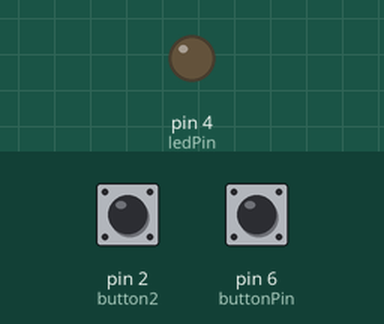
Recording of a sketch running on a simulated Arduino Uno, built with avr-gcc and run on an emulated ATmega328P. Parts: output pins drawn as LEDs (lit = HIGH). The test bench sets the inputs (shaded band); at power-on: pin 6 (buttonPin) LOW, pin 2 (button2) LOW.

Above: at 1.2 s.
1.3 s: pin 6 (buttonPin) pulled HIGH for 0.15 s
At 2.3 s:
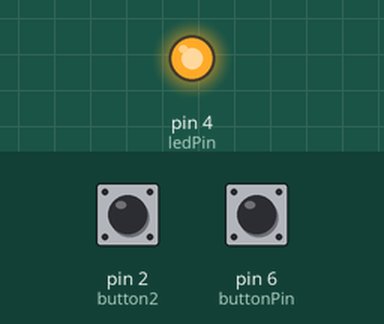
4.5 s: pin 6 (buttonPin) pulled HIGH for 1 s
At 6.0 s:
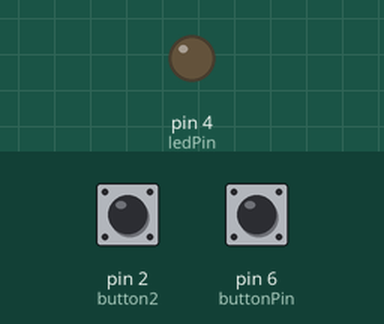
7.8 s: pin 6 (buttonPin) pulled HIGH for 3.2 s
At 8.5 s:
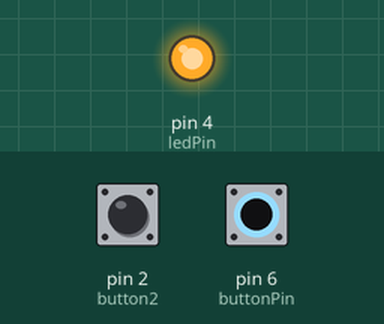
Timing chart, 0 to 10.8 s (numbered marks = the images above; inputs shaded):
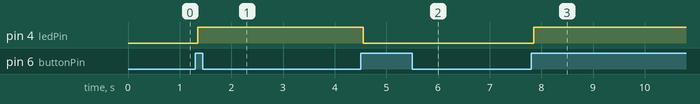

The sketch:

_6_1.ino
```cpp
const int buttonPin = 6;
const int button2=2;
const int ledPin = 4;
const int led2=3  ;
int state1=0,i=0,state2=0,state3=0;


int ledState = LOW;
int buttonState;
int lastButtonState = LOW;

int ledState2 = LOW;
int buttonState2;
int lastButtonState2 = LOW;

unsigned long lastDebounceTime = 0;
unsigned long lastDebounceTime2 =0;
unsigned long debounceDelay = 50;
unsigned long on=0;
unsigned long off=0;
unsigned long a[100];

void setup() {
  pinMode(buttonPin, INPUT);
  pinMode(ledPin, OUTPUT);
  pinMode(button2,INPUT);
  Serial.begin(9600);
//  digitalWrite(ledPin, ledState);
}

void loop() {

  int reading = digitalRead(buttonPin);

  if (reading != lastButtonState) {
    lastDebounceTime = millis();
  }

  if ((millis() - lastDebounceTime) > debounceDelay) {
    if (reading != buttonState) {
      buttonState = reading;

      if (buttonState == HIGH) {
        ledState = !ledState;
        if(ledState==HIGH)
        {
          off=millis();
        }
      }
    }
  }


  if(ledState){
     int reading2 = digitalRead(button2);

     if (reading2 != lastButtonState2) {
      lastDebounceTime2 = millis();
      }

    if ((millis() - lastDebounceTime2) > debounceDelay) {
      if (reading2 != buttonState2) {
        buttonState2 = reading2;

        if (buttonState2 == HIGH) {
          digitalWrite(led2,buttonState2);
          on=millis();
          Serial.println("off :");
          a[i]=millis()-off;
          Serial.println(a[i]);
          i++;
          state1=1;
        }

        if(buttonState2 ==LOW){
          digitalWrite(led2,buttonState2);
          off=millis();
          Serial.println("on :");
          a[i]=millis()-on;
          Serial.println(a[i]);
          i++;
          state1=0;

        }
      }
    }


  lastButtonState2 = reading2;
  state2=0;
  }

  if(!ledState && state2==0){
   // digitalWrite(ledPin,ledState);
    for(int j=0;j<i;j++)
    {
      Serial.println(a[j]);
      for(int k=0;k<a[j];k++)
      {
        digitalWrite(led2,state3);
        delay(1);
        //Serial.print(k);
      }
      state3=!state3;
    }
    state2=1;
    digitalWrite(led2,LOW);
    i=0;
    //off=millis();
  }


  digitalWrite(ledPin,ledState);
  lastButtonState = reading;
}
```

Measured:
- after the input at 1.3 s, pin 4 (ledPin): LOW → HIGH after 0.05 s
- after the input at 4.5 s, pin 4 (ledPin): HIGH → LOW after 0.05 s
- after the input at 7.8 s, pin 4 (ledPin): LOW → HIGH after 0.05 s
